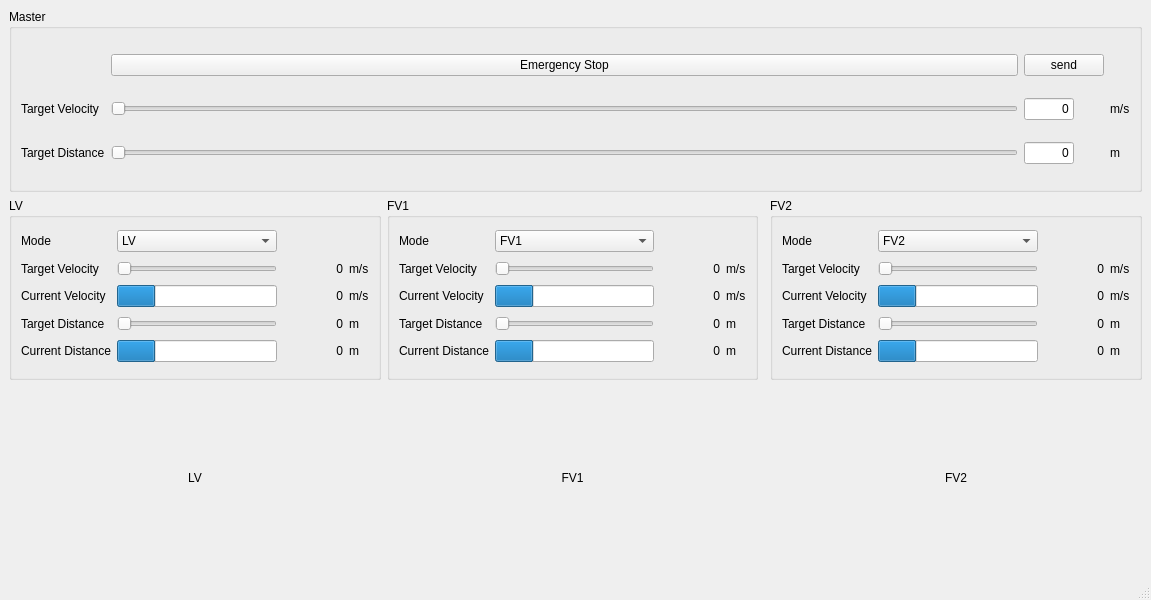
<?xml version="1.0" encoding="UTF-8"?>
<ui version="4.0">
 <class>Controller</class>
 <widget class="QMainWindow" name="Controller">
  <property name="geometry">
   <rect>
    <x>0</x>
    <y>0</y>
    <width>1151</width>
    <height>600</height>
   </rect>
  </property>
  <property name="windowTitle">
   <string>Controller</string>
  </property>
  <widget class="QWidget" name="centralwidget">
   <property name="enabled">
    <bool>true</bool>
   </property>
   <layout class="QGridLayout" name="gridLayout_2">
    <item row="2" column="1">
     <widget class="QGroupBox" name="FV1GBOX">
      <property name="title">
       <string>FV1</string>
      </property>
      <layout class="QGridLayout" name="gridLayout_4">
       <item row="2" column="2">
        <widget class="QLabel" name="FV1TarVel">
         <property name="minimumSize">
          <size>
           <width>60</width>
           <height>0</height>
          </size>
         </property>
         <property name="sizeIncrement">
          <size>
           <width>0</width>
           <height>0</height>
          </size>
         </property>
         <property name="midLineWidth">
          <number>0</number>
         </property>
         <property name="text">
          <string>0</string>
         </property>
         <property name="scaledContents">
          <bool>false</bool>
         </property>
         <property name="alignment">
          <set>Qt::AlignRight|Qt::AlignTrailing|Qt::AlignVCenter</set>
         </property>
         <property name="margin">
          <number>5</number>
         </property>
        </widget>
       </item>
       <item row="2" column="0">
        <widget class="QLabel" name="label_3">
         <property name="text">
          <string>Target Velocity</string>
         </property>
        </widget>
       </item>
       <item row="1" column="0">
        <widget class="QLabel" name="label_16">
         <property name="text">
          <string>Mode</string>
         </property>
        </widget>
       </item>
       <item row="3" column="2">
        <widget class="QLabel" name="FV1CurVel">
         <property name="minimumSize">
          <size>
           <width>60</width>
           <height>0</height>
          </size>
         </property>
         <property name="sizeIncrement">
          <size>
           <width>0</width>
           <height>0</height>
          </size>
         </property>
         <property name="midLineWidth">
          <number>0</number>
         </property>
         <property name="text">
          <string>0</string>
         </property>
         <property name="scaledContents">
          <bool>false</bool>
         </property>
         <property name="alignment">
          <set>Qt::AlignRight|Qt::AlignTrailing|Qt::AlignVCenter</set>
         </property>
         <property name="margin">
          <number>5</number>
         </property>
        </widget>
       </item>
       <item row="6" column="0">
        <widget class="QLabel" name="label_9">
         <property name="text">
          <string>Target Distance</string>
         </property>
        </widget>
       </item>
       <item row="2" column="1">
        <widget class="QSlider" name="FV1VelSlider">
         <property name="enabled">
          <bool>false</bool>
         </property>
         <property name="orientation">
          <enum>Qt::Horizontal</enum>
         </property>
        </widget>
       </item>
       <item row="7" column="2">
        <widget class="QLabel" name="FV1CurDist">
         <property name="minimumSize">
          <size>
           <width>60</width>
           <height>0</height>
          </size>
         </property>
         <property name="sizeIncrement">
          <size>
           <width>0</width>
           <height>0</height>
          </size>
         </property>
         <property name="midLineWidth">
          <number>0</number>
         </property>
         <property name="text">
          <string>0</string>
         </property>
         <property name="scaledContents">
          <bool>false</bool>
         </property>
         <property name="alignment">
          <set>Qt::AlignRight|Qt::AlignTrailing|Qt::AlignVCenter</set>
         </property>
         <property name="margin">
          <number>5</number>
         </property>
        </widget>
       </item>
       <item row="3" column="3">
        <widget class="QLabel" name="label_23">
         <property name="text">
          <string>m/s</string>
         </property>
        </widget>
       </item>
       <item row="3" column="1">
        <widget class="QProgressBar" name="FV1VelBar">
         <property name="value">
          <number>24</number>
         </property>
         <property name="textVisible">
          <bool>false</bool>
         </property>
        </widget>
       </item>
       <item row="3" column="0">
        <widget class="QLabel" name="label_8">
         <property name="text">
          <string>Current Velocity</string>
         </property>
        </widget>
       </item>
       <item row="6" column="3">
        <widget class="QLabel" name="label_33">
         <property name="text">
          <string>m</string>
         </property>
        </widget>
       </item>
       <item row="7" column="1">
        <widget class="QProgressBar" name="FV1DistBar">
         <property name="value">
          <number>24</number>
         </property>
         <property name="textVisible">
          <bool>false</bool>
         </property>
        </widget>
       </item>
       <item row="7" column="3">
        <widget class="QLabel" name="label_24">
         <property name="text">
          <string>m</string>
         </property>
        </widget>
       </item>
       <item row="7" column="0">
        <widget class="QLabel" name="label_10">
         <property name="text">
          <string>Current Distance</string>
         </property>
        </widget>
       </item>
       <item row="6" column="1">
        <widget class="QSlider" name="FV1DistSlider">
         <property name="enabled">
          <bool>false</bool>
         </property>
         <property name="orientation">
          <enum>Qt::Horizontal</enum>
         </property>
        </widget>
       </item>
       <item row="1" column="1">
        <widget class="QComboBox" name="FV1Box">
         <property name="currentIndex">
          <number>2</number>
         </property>
         <item>
          <property name="text">
           <string>None</string>
          </property>
         </item>
         <item>
          <property name="text">
           <string>LV</string>
          </property>
         </item>
         <item>
          <property name="text">
           <string>FV1</string>
          </property>
         </item>
         <item>
          <property name="text">
           <string>FV2</string>
          </property>
         </item>
        </widget>
       </item>
       <item row="6" column="2">
        <widget class="QLabel" name="FV1TarDist">
         <property name="minimumSize">
          <size>
           <width>60</width>
           <height>0</height>
          </size>
         </property>
         <property name="sizeIncrement">
          <size>
           <width>0</width>
           <height>0</height>
          </size>
         </property>
         <property name="midLineWidth">
          <number>0</number>
         </property>
         <property name="text">
          <string>0</string>
         </property>
         <property name="scaledContents">
          <bool>false</bool>
         </property>
         <property name="alignment">
          <set>Qt::AlignRight|Qt::AlignTrailing|Qt::AlignVCenter</set>
         </property>
         <property name="margin">
          <number>5</number>
         </property>
        </widget>
       </item>
       <item row="2" column="3">
        <widget class="QLabel" name="label_28">
         <property name="text">
          <string>m/s</string>
         </property>
        </widget>
       </item>
      </layout>
     </widget>
    </item>
    <item row="2" column="0">
     <widget class="QGroupBox" name="LVGBOX">
      <property name="title">
       <string>LV</string>
      </property>
      <layout class="QGridLayout" name="gridLayout_3">
       <item row="2" column="2">
        <widget class="QLabel" name="LVCurVel">
         <property name="minimumSize">
          <size>
           <width>60</width>
           <height>0</height>
          </size>
         </property>
         <property name="sizeIncrement">
          <size>
           <width>0</width>
           <height>0</height>
          </size>
         </property>
         <property name="midLineWidth">
          <number>0</number>
         </property>
         <property name="text">
          <string>0</string>
         </property>
         <property name="scaledContents">
          <bool>false</bool>
         </property>
         <property name="alignment">
          <set>Qt::AlignRight|Qt::AlignTrailing|Qt::AlignVCenter</set>
         </property>
         <property name="margin">
          <number>5</number>
         </property>
        </widget>
       </item>
       <item row="2" column="1">
        <widget class="QProgressBar" name="LVVelBar">
         <property name="value">
          <number>24</number>
         </property>
         <property name="textVisible">
          <bool>false</bool>
         </property>
        </widget>
       </item>
       <item row="2" column="3">
        <widget class="QLabel" name="label_21">
         <property name="text">
          <string>m/s</string>
         </property>
        </widget>
       </item>
       <item row="1" column="3">
        <widget class="QLabel" name="label_27">
         <property name="text">
          <string>m/s</string>
         </property>
        </widget>
       </item>
       <item row="1" column="2">
        <widget class="QLabel" name="LVTarVel">
         <property name="minimumSize">
          <size>
           <width>60</width>
           <height>0</height>
          </size>
         </property>
         <property name="sizeIncrement">
          <size>
           <width>0</width>
           <height>0</height>
          </size>
         </property>
         <property name="midLineWidth">
          <number>0</number>
         </property>
         <property name="text">
          <string>0</string>
         </property>
         <property name="scaledContents">
          <bool>false</bool>
         </property>
         <property name="alignment">
          <set>Qt::AlignRight|Qt::AlignTrailing|Qt::AlignVCenter</set>
         </property>
         <property name="margin">
          <number>5</number>
         </property>
        </widget>
       </item>
       <item row="3" column="1">
        <widget class="QSlider" name="LVDistSlider">
         <property name="orientation">
          <enum>Qt::Horizontal</enum>
         </property>
        </widget>
       </item>
       <item row="3" column="2">
        <widget class="QLabel" name="LVTarDist">
         <property name="minimumSize">
          <size>
           <width>60</width>
           <height>0</height>
          </size>
         </property>
         <property name="sizeIncrement">
          <size>
           <width>0</width>
           <height>0</height>
          </size>
         </property>
         <property name="midLineWidth">
          <number>0</number>
         </property>
         <property name="text">
          <string>0</string>
         </property>
         <property name="scaledContents">
          <bool>false</bool>
         </property>
         <property name="alignment">
          <set>Qt::AlignRight|Qt::AlignTrailing|Qt::AlignVCenter</set>
         </property>
         <property name="margin">
          <number>5</number>
         </property>
        </widget>
       </item>
       <item row="3" column="0">
        <widget class="QLabel" name="label_13">
         <property name="text">
          <string>Target Distance</string>
         </property>
        </widget>
       </item>
       <item row="2" column="0">
        <widget class="QLabel" name="label_12">
         <property name="text">
          <string>Current Velocity</string>
         </property>
        </widget>
       </item>
       <item row="3" column="3">
        <widget class="QLabel" name="label_34">
         <property name="text">
          <string>m</string>
         </property>
        </widget>
       </item>
       <item row="0" column="1">
        <widget class="QComboBox" name="LVBox">
         <property name="currentIndex">
          <number>1</number>
         </property>
         <item>
          <property name="text">
           <string>None</string>
          </property>
         </item>
         <item>
          <property name="text">
           <string>LV</string>
          </property>
         </item>
         <item>
          <property name="text">
           <string>FV1</string>
          </property>
         </item>
         <item>
          <property name="text">
           <string>FV2</string>
          </property>
         </item>
        </widget>
       </item>
       <item row="4" column="0">
        <widget class="QLabel" name="label_11">
         <property name="text">
          <string>Current Distance</string>
         </property>
        </widget>
       </item>
       <item row="4" column="2">
        <widget class="QLabel" name="LVCurDist">
         <property name="minimumSize">
          <size>
           <width>60</width>
           <height>0</height>
          </size>
         </property>
         <property name="sizeIncrement">
          <size>
           <width>0</width>
           <height>0</height>
          </size>
         </property>
         <property name="midLineWidth">
          <number>0</number>
         </property>
         <property name="text">
          <string>0</string>
         </property>
         <property name="scaledContents">
          <bool>false</bool>
         </property>
         <property name="alignment">
          <set>Qt::AlignRight|Qt::AlignTrailing|Qt::AlignVCenter</set>
         </property>
         <property name="margin">
          <number>5</number>
         </property>
        </widget>
       </item>
       <item row="1" column="1">
        <widget class="QSlider" name="LVVelSlider">
         <property name="orientation">
          <enum>Qt::Horizontal</enum>
         </property>
        </widget>
       </item>
       <item row="4" column="1">
        <widget class="QProgressBar" name="LVDistBar">
         <property name="value">
          <number>24</number>
         </property>
         <property name="textVisible">
          <bool>false</bool>
         </property>
        </widget>
       </item>
       <item row="4" column="3">
        <widget class="QLabel" name="label_22">
         <property name="text">
          <string>m</string>
         </property>
        </widget>
       </item>
       <item row="1" column="0">
        <widget class="QLabel" name="label_2">
         <property name="text">
          <string>Target Velocity</string>
         </property>
        </widget>
       </item>
       <item row="0" column="0">
        <widget class="QLabel" name="label_15">
         <property name="text">
          <string>Mode</string>
         </property>
        </widget>
       </item>
      </layout>
     </widget>
    </item>
    <item row="0" column="0" colspan="4">
     <widget class="QGroupBox" name="MGBOX">
      <property name="title">
       <string>Master</string>
      </property>
      <layout class="QGridLayout" name="gridLayout">
       <item row="1" column="2">
        <widget class="QLineEdit" name="MTarVel">
         <property name="sizePolicy">
          <sizepolicy hsizetype="Minimum" vsizetype="Fixed">
           <horstretch>0</horstretch>
           <verstretch>0</verstretch>
          </sizepolicy>
         </property>
         <property name="maximumSize">
          <size>
           <width>50</width>
           <height>50</height>
          </size>
         </property>
         <property name="text">
          <string>0</string>
         </property>
         <property name="maxLength">
          <number>32767</number>
         </property>
         <property name="alignment">
          <set>Qt::AlignRight|Qt::AlignTrailing|Qt::AlignVCenter</set>
         </property>
        </widget>
       </item>
       <item row="1" column="4">
        <widget class="QLabel" name="label_39">
         <property name="text">
          <string>m/s</string>
         </property>
        </widget>
       </item>
       <item row="0" column="1">
        <widget class="QPushButton" name="pushButton">
         <property name="text">
          <string>Emergency Stop</string>
         </property>
        </widget>
       </item>
       <item row="1" column="1">
        <widget class="QSlider" name="MVelSlider">
         <property name="orientation">
          <enum>Qt::Horizontal</enum>
         </property>
        </widget>
       </item>
       <item row="2" column="1">
        <widget class="QSlider" name="MDistSlider">
         <property name="orientation">
          <enum>Qt::Horizontal</enum>
         </property>
        </widget>
       </item>
       <item row="1" column="0">
        <widget class="QLabel" name="label">
         <property name="text">
          <string>Target Velocity</string>
         </property>
        </widget>
       </item>
       <item row="2" column="2">
        <widget class="QLineEdit" name="MTarDist">
         <property name="sizePolicy">
          <sizepolicy hsizetype="Minimum" vsizetype="Fixed">
           <horstretch>0</horstretch>
           <verstretch>0</verstretch>
          </sizepolicy>
         </property>
         <property name="maximumSize">
          <size>
           <width>50</width>
           <height>50</height>
          </size>
         </property>
         <property name="text">
          <string>0</string>
         </property>
         <property name="alignment">
          <set>Qt::AlignRight|Qt::AlignTrailing|Qt::AlignVCenter</set>
         </property>
        </widget>
       </item>
       <item row="2" column="4">
        <widget class="QLabel" name="label_40">
         <property name="text">
          <string>m</string>
         </property>
        </widget>
       </item>
       <item row="0" column="2">
        <widget class="QPushButton" name="Send">
         <property name="text">
          <string>send</string>
         </property>
        </widget>
       </item>
       <item row="2" column="0">
        <widget class="QLabel" name="label_14">
         <property name="text">
          <string>Target Distance</string>
         </property>
        </widget>
       </item>
      </layout>
     </widget>
    </item>
    <item row="4" column="0">
     <widget class="QLabel" name="LV_MAP">
      <property name="text">
       <string>LV</string>
      </property>
      <property name="alignment">
       <set>Qt::AlignCenter</set>
      </property>
     </widget>
    </item>
    <item row="4" column="1">
     <widget class="QLabel" name="FV1_MAP">
      <property name="text">
       <string>FV1</string>
      </property>
      <property name="alignment">
       <set>Qt::AlignCenter</set>
      </property>
     </widget>
    </item>
    <item row="4" column="3">
     <widget class="QLabel" name="FV2_MAP">
      <property name="text">
       <string>FV2</string>
      </property>
      <property name="alignment">
       <set>Qt::AlignCenter</set>
      </property>
     </widget>
    </item>
    <item row="2" column="3">
     <widget class="QGroupBox" name="FV2GBOX">
      <property name="title">
       <string>FV2</string>
      </property>
      <layout class="QGridLayout" name="gridLayout_5">
       <item row="4" column="0">
        <widget class="QLabel" name="label_7">
         <property name="text">
          <string>Current Distance</string>
         </property>
        </widget>
       </item>
       <item row="1" column="2">
        <widget class="QLabel" name="FV2TarVel">
         <property name="minimumSize">
          <size>
           <width>60</width>
           <height>0</height>
          </size>
         </property>
         <property name="sizeIncrement">
          <size>
           <width>0</width>
           <height>0</height>
          </size>
         </property>
         <property name="midLineWidth">
          <number>0</number>
         </property>
         <property name="text">
          <string>0</string>
         </property>
         <property name="scaledContents">
          <bool>false</bool>
         </property>
         <property name="alignment">
          <set>Qt::AlignRight|Qt::AlignTrailing|Qt::AlignVCenter</set>
         </property>
         <property name="margin">
          <number>5</number>
         </property>
        </widget>
       </item>
       <item row="4" column="1">
        <widget class="QProgressBar" name="FV2DistBar">
         <property name="value">
          <number>24</number>
         </property>
         <property name="textVisible">
          <bool>false</bool>
         </property>
        </widget>
       </item>
       <item row="2" column="2">
        <widget class="QLabel" name="FV2CurVel">
         <property name="minimumSize">
          <size>
           <width>60</width>
           <height>0</height>
          </size>
         </property>
         <property name="sizeIncrement">
          <size>
           <width>0</width>
           <height>0</height>
          </size>
         </property>
         <property name="midLineWidth">
          <number>0</number>
         </property>
         <property name="text">
          <string>0</string>
         </property>
         <property name="scaledContents">
          <bool>false</bool>
         </property>
         <property name="alignment">
          <set>Qt::AlignRight|Qt::AlignTrailing|Qt::AlignVCenter</set>
         </property>
         <property name="margin">
          <number>5</number>
         </property>
        </widget>
       </item>
       <item row="3" column="2">
        <widget class="QLabel" name="FV2TarDist">
         <property name="minimumSize">
          <size>
           <width>60</width>
           <height>0</height>
          </size>
         </property>
         <property name="sizeIncrement">
          <size>
           <width>0</width>
           <height>0</height>
          </size>
         </property>
         <property name="midLineWidth">
          <number>0</number>
         </property>
         <property name="text">
          <string>0</string>
         </property>
         <property name="scaledContents">
          <bool>false</bool>
         </property>
         <property name="alignment">
          <set>Qt::AlignRight|Qt::AlignTrailing|Qt::AlignVCenter</set>
         </property>
         <property name="margin">
          <number>5</number>
         </property>
        </widget>
       </item>
       <item row="2" column="1">
        <widget class="QProgressBar" name="FV2VelBar">
         <property name="value">
          <number>24</number>
         </property>
         <property name="textVisible">
          <bool>false</bool>
         </property>
        </widget>
       </item>
       <item row="3" column="3">
        <widget class="QLabel" name="label_32">
         <property name="text">
          <string>m</string>
         </property>
        </widget>
       </item>
       <item row="4" column="3">
        <widget class="QLabel" name="label_26">
         <property name="text">
          <string>m</string>
         </property>
        </widget>
       </item>
       <item row="2" column="3">
        <widget class="QLabel" name="label_25">
         <property name="text">
          <string>m/s</string>
         </property>
        </widget>
       </item>
       <item row="4" column="2">
        <widget class="QLabel" name="FV2CurDist">
         <property name="minimumSize">
          <size>
           <width>60</width>
           <height>0</height>
          </size>
         </property>
         <property name="sizeIncrement">
          <size>
           <width>0</width>
           <height>0</height>
          </size>
         </property>
         <property name="midLineWidth">
          <number>0</number>
         </property>
         <property name="text">
          <string>0</string>
         </property>
         <property name="scaledContents">
          <bool>false</bool>
         </property>
         <property name="alignment">
          <set>Qt::AlignRight|Qt::AlignTrailing|Qt::AlignVCenter</set>
         </property>
         <property name="margin">
          <number>5</number>
         </property>
        </widget>
       </item>
       <item row="3" column="0">
        <widget class="QLabel" name="label_6">
         <property name="text">
          <string>Target Distance</string>
         </property>
        </widget>
       </item>
       <item row="0" column="1">
        <widget class="QComboBox" name="FV2Box">
         <property name="currentIndex">
          <number>3</number>
         </property>
         <item>
          <property name="text">
           <string>None</string>
          </property>
         </item>
         <item>
          <property name="text">
           <string>LV</string>
          </property>
         </item>
         <item>
          <property name="text">
           <string>FV1</string>
          </property>
         </item>
         <item>
          <property name="text">
           <string>FV2</string>
          </property>
         </item>
        </widget>
       </item>
       <item row="3" column="1">
        <widget class="QSlider" name="FV2DistSlider">
         <property name="enabled">
          <bool>false</bool>
         </property>
         <property name="orientation">
          <enum>Qt::Horizontal</enum>
         </property>
        </widget>
       </item>
       <item row="1" column="1">
        <widget class="QSlider" name="FV2VelSlider">
         <property name="enabled">
          <bool>false</bool>
         </property>
         <property name="orientation">
          <enum>Qt::Horizontal</enum>
         </property>
        </widget>
       </item>
       <item row="1" column="3">
        <widget class="QLabel" name="label_29">
         <property name="text">
          <string>m/s</string>
         </property>
        </widget>
       </item>
       <item row="2" column="0">
        <widget class="QLabel" name="label_5">
         <property name="text">
          <string>Current Velocity</string>
         </property>
        </widget>
       </item>
       <item row="1" column="0">
        <widget class="QLabel" name="label_4">
         <property name="text">
          <string>Target Velocity</string>
         </property>
        </widget>
       </item>
       <item row="0" column="0">
        <widget class="QLabel" name="label_17">
         <property name="text">
          <string>Mode</string>
         </property>
        </widget>
       </item>
      </layout>
     </widget>
    </item>
   </layout>
  </widget>
  <widget class="QMenuBar" name="menubar">
   <property name="geometry">
    <rect>
     <x>0</x>
     <y>0</y>
     <width>1151</width>
     <height>22</height>
    </rect>
   </property>
  </widget>
  <widget class="QStatusBar" name="statusbar"/>
 </widget>
 <resources/>
 <connections/>
</ui>
